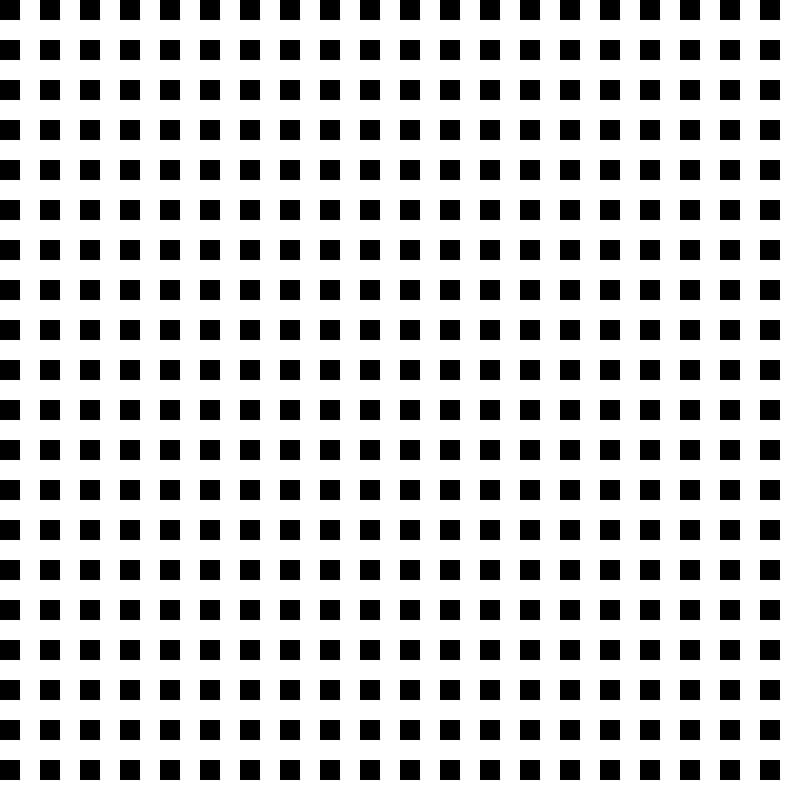
Frame 1 (no input)
Frame 60 (the mouse pressed at the canvas centre just before this capture): identical to frame 1, image omitted
Frame 120 (the mouse held since frame 60 and released just before this capture): identical to frame 1, image omitted

The Processing sketch that drew this single still picture (run headless with seeded random() and noise(); from frame 60 on, the mouse is pressed at the canvas centre):

// Processing sketch: processing_116286
// ── processing_116286.pde

float radius =40;
float rect_X = 400;
float rect_Y = 400;
void setup() {
  size(800, 800);
 
}
 
void draw() {
  background(255);
  noStroke();
  if (dist(mouseX, mouseY, rect_X, rect_Y) < radius) {
    fill(random(255), random(255), random(255), random(255));
  }else {
    noFill();
   arc(200, 100, 40, 40, 0,PI+2);
  }
  fill(0);
  for ( int yPos = 0; yPos <= height; yPos += height/20) {
    for (int xPos = 0; xPos <= width; xPos = xPos + 40 ) {
     
      rect(xPos, yPos, 20, 20);
    }
  }
}
